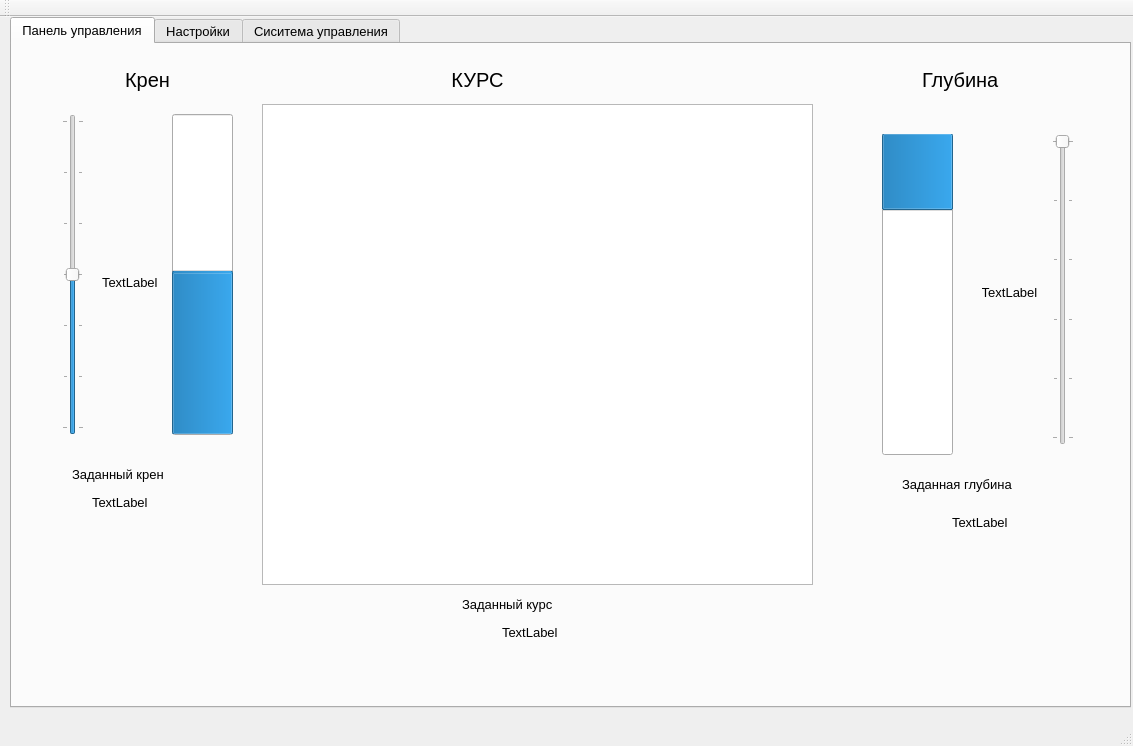
<?xml version="1.0" encoding="UTF-8"?>
<ui version="4.0">
 <class>ControlPanel</class>
 <widget class="QMainWindow" name="ControlPanel">
  <property name="windowModality">
   <enum>Qt::NonModal</enum>
  </property>
  <property name="geometry">
   <rect>
    <x>0</x>
    <y>0</y>
    <width>1133</width>
    <height>746</height>
   </rect>
  </property>
  <property name="font">
   <font>
    <pointsize>10</pointsize>
   </font>
  </property>
  <property name="windowTitle">
   <string>ControlPanel</string>
  </property>
  <widget class="QWidget" name="centralWidget">
   <widget class="QTabWidget" name="tabWidget">
    <property name="geometry">
     <rect>
      <x>10</x>
      <y>0</y>
      <width>1121</width>
      <height>691</height>
     </rect>
    </property>
    <property name="currentIndex">
     <number>0</number>
    </property>
    <widget class="QWidget" name="ControlTab">
     <attribute name="title">
      <string>Панель управления</string>
     </attribute>
     <widget class="QGraphicsView" name="YawView">
      <property name="geometry">
       <rect>
        <x>250</x>
        <y>60</y>
        <width>551</width>
        <height>481</height>
       </rect>
      </property>
     </widget>
     <widget class="QProgressBar" name="RollBar">
      <property name="geometry">
       <rect>
        <x>160</x>
        <y>70</y>
        <width>61</width>
        <height>321</height>
       </rect>
      </property>
      <property name="minimum">
       <number>-60</number>
      </property>
      <property name="maximum">
       <number>60</number>
      </property>
      <property name="value">
       <number>0</number>
      </property>
      <property name="alignment">
       <set>Qt::AlignBottom|Qt::AlignRight|Qt::AlignTrailing</set>
      </property>
      <property name="textVisible">
       <bool>true</bool>
      </property>
      <property name="orientation">
       <enum>Qt::Vertical</enum>
      </property>
      <property name="invertedAppearance">
       <bool>false</bool>
      </property>
      <property name="textDirection">
       <enum>QProgressBar::BottomToTop</enum>
      </property>
      <property name="format">
       <string/>
      </property>
     </widget>
     <widget class="QProgressBar" name="DepthBar">
      <property name="geometry">
       <rect>
        <x>870</x>
        <y>90</y>
        <width>71</width>
        <height>321</height>
       </rect>
      </property>
      <property name="value">
       <number>24</number>
      </property>
      <property name="orientation">
       <enum>Qt::Vertical</enum>
      </property>
      <property name="invertedAppearance">
       <bool>true</bool>
      </property>
      <property name="textDirection">
       <enum>QProgressBar::TopToBottom</enum>
      </property>
      <property name="format">
       <string/>
      </property>
     </widget>
     <widget class="QSlider" name="SetRollSlider">
      <property name="geometry">
       <rect>
        <x>50</x>
        <y>70</y>
        <width>22</width>
        <height>321</height>
       </rect>
      </property>
      <property name="minimum">
       <number>-60</number>
      </property>
      <property name="maximum">
       <number>60</number>
      </property>
      <property name="orientation">
       <enum>Qt::Vertical</enum>
      </property>
      <property name="invertedAppearance">
       <bool>false</bool>
      </property>
      <property name="tickPosition">
       <enum>QSlider::TicksBothSides</enum>
      </property>
      <property name="tickInterval">
       <number>20</number>
      </property>
     </widget>
     <widget class="QSlider" name="SetDepthSlider">
      <property name="enabled">
       <bool>true</bool>
      </property>
      <property name="geometry">
       <rect>
        <x>1040</x>
        <y>90</y>
        <width>22</width>
        <height>311</height>
       </rect>
      </property>
      <property name="font">
       <font>
        <weight>50</weight>
        <bold>false</bold>
       </font>
      </property>
      <property name="mouseTracking">
       <bool>false</bool>
      </property>
      <property name="maximum">
       <number>100</number>
      </property>
      <property name="orientation">
       <enum>Qt::Vertical</enum>
      </property>
      <property name="invertedAppearance">
       <bool>true</bool>
      </property>
      <property name="tickPosition">
       <enum>QSlider::TicksBothSides</enum>
      </property>
      <property name="tickInterval">
       <number>20</number>
      </property>
     </widget>
     <widget class="QLabel" name="DptTxtLabel">
      <property name="geometry">
       <rect>
        <x>910</x>
        <y>20</y>
        <width>111</width>
        <height>31</height>
       </rect>
      </property>
      <property name="font">
       <font>
        <pointsize>15</pointsize>
       </font>
      </property>
      <property name="text">
       <string>Глубина</string>
      </property>
     </widget>
     <widget class="QLabel" name="SetDepthLabel">
      <property name="geometry">
       <rect>
        <x>940</x>
        <y>470</y>
        <width>55</width>
        <height>16</height>
       </rect>
      </property>
      <property name="text">
       <string>TextLabel</string>
      </property>
     </widget>
     <widget class="QLabel" name="SetYawlabel">
      <property name="geometry">
       <rect>
        <x>490</x>
        <y>580</y>
        <width>55</width>
        <height>16</height>
       </rect>
      </property>
      <property name="text">
       <string>TextLabel</string>
      </property>
     </widget>
     <widget class="QLabel" name="SetRolLabel">
      <property name="geometry">
       <rect>
        <x>80</x>
        <y>450</y>
        <width>55</width>
        <height>16</height>
       </rect>
      </property>
      <property name="text">
       <string>TextLabel</string>
      </property>
     </widget>
     <widget class="QLabel" name="CurDepthLabel">
      <property name="geometry">
       <rect>
        <x>970</x>
        <y>240</y>
        <width>55</width>
        <height>16</height>
       </rect>
      </property>
      <property name="font">
       <font>
        <weight>50</weight>
        <bold>false</bold>
        <underline>false</underline>
        <strikeout>false</strikeout>
       </font>
      </property>
      <property name="autoFillBackground">
       <bool>false</bool>
      </property>
      <property name="text">
       <string>TextLabel</string>
      </property>
      <property name="scaledContents">
       <bool>false</bool>
      </property>
      <property name="alignment">
       <set>Qt::AlignCenter</set>
      </property>
      <property name="wordWrap">
       <bool>false</bool>
      </property>
     </widget>
     <widget class="QLabel" name="YawTxtLabel">
      <property name="geometry">
       <rect>
        <x>410</x>
        <y>20</y>
        <width>111</width>
        <height>31</height>
       </rect>
      </property>
      <property name="font">
       <font>
        <pointsize>15</pointsize>
       </font>
      </property>
      <property name="text">
       <string>КУРС</string>
      </property>
      <property name="textFormat">
       <enum>Qt::AutoText</enum>
      </property>
      <property name="alignment">
       <set>Qt::AlignCenter</set>
      </property>
     </widget>
     <widget class="QLabel" name="RollTxtLabel">
      <property name="geometry">
       <rect>
        <x>80</x>
        <y>20</y>
        <width>111</width>
        <height>31</height>
       </rect>
      </property>
      <property name="font">
       <font>
        <pointsize>15</pointsize>
       </font>
      </property>
      <property name="text">
       <string>Крен</string>
      </property>
      <property name="textFormat">
       <enum>Qt::AutoText</enum>
      </property>
      <property name="alignment">
       <set>Qt::AlignCenter</set>
      </property>
     </widget>
     <widget class="QLabel" name="label">
      <property name="geometry">
       <rect>
        <x>450</x>
        <y>550</y>
        <width>141</width>
        <height>21</height>
       </rect>
      </property>
      <property name="text">
       <string>Заданный курс</string>
      </property>
     </widget>
     <widget class="QLabel" name="label_2">
      <property name="geometry">
       <rect>
        <x>890</x>
        <y>430</y>
        <width>141</width>
        <height>21</height>
       </rect>
      </property>
      <property name="text">
       <string>Заданная глубина</string>
      </property>
     </widget>
     <widget class="QLabel" name="label_3">
      <property name="geometry">
       <rect>
        <x>60</x>
        <y>420</y>
        <width>121</width>
        <height>21</height>
       </rect>
      </property>
      <property name="text">
       <string>Заданный крен</string>
      </property>
     </widget>
     <widget class="QLabel" name="CurRolLabel">
      <property name="geometry">
       <rect>
        <x>90</x>
        <y>230</y>
        <width>55</width>
        <height>16</height>
       </rect>
      </property>
      <property name="text">
       <string>TextLabel</string>
      </property>
     </widget>
    </widget>
    <widget class="QWidget" name="tab_2">
     <attribute name="title">
      <string>Настройки</string>
     </attribute>
    </widget>
    <widget class="QWidget" name="tab_3">
     <attribute name="title">
      <string>Сиситема управления</string>
     </attribute>
    </widget>
   </widget>
  </widget>
  <widget class="QMenuBar" name="menuBar">
   <property name="geometry">
    <rect>
     <x>0</x>
     <y>0</y>
     <width>1133</width>
     <height>26</height>
    </rect>
   </property>
  </widget>
  <widget class="QToolBar" name="mainToolBar">
   <attribute name="toolBarArea">
    <enum>TopToolBarArea</enum>
   </attribute>
   <attribute name="toolBarBreak">
    <bool>false</bool>
   </attribute>
  </widget>
  <widget class="QStatusBar" name="statusBar"/>
 </widget>
 <layoutdefault spacing="6" margin="11"/>
 <resources/>
 <connections/>
</ui>
